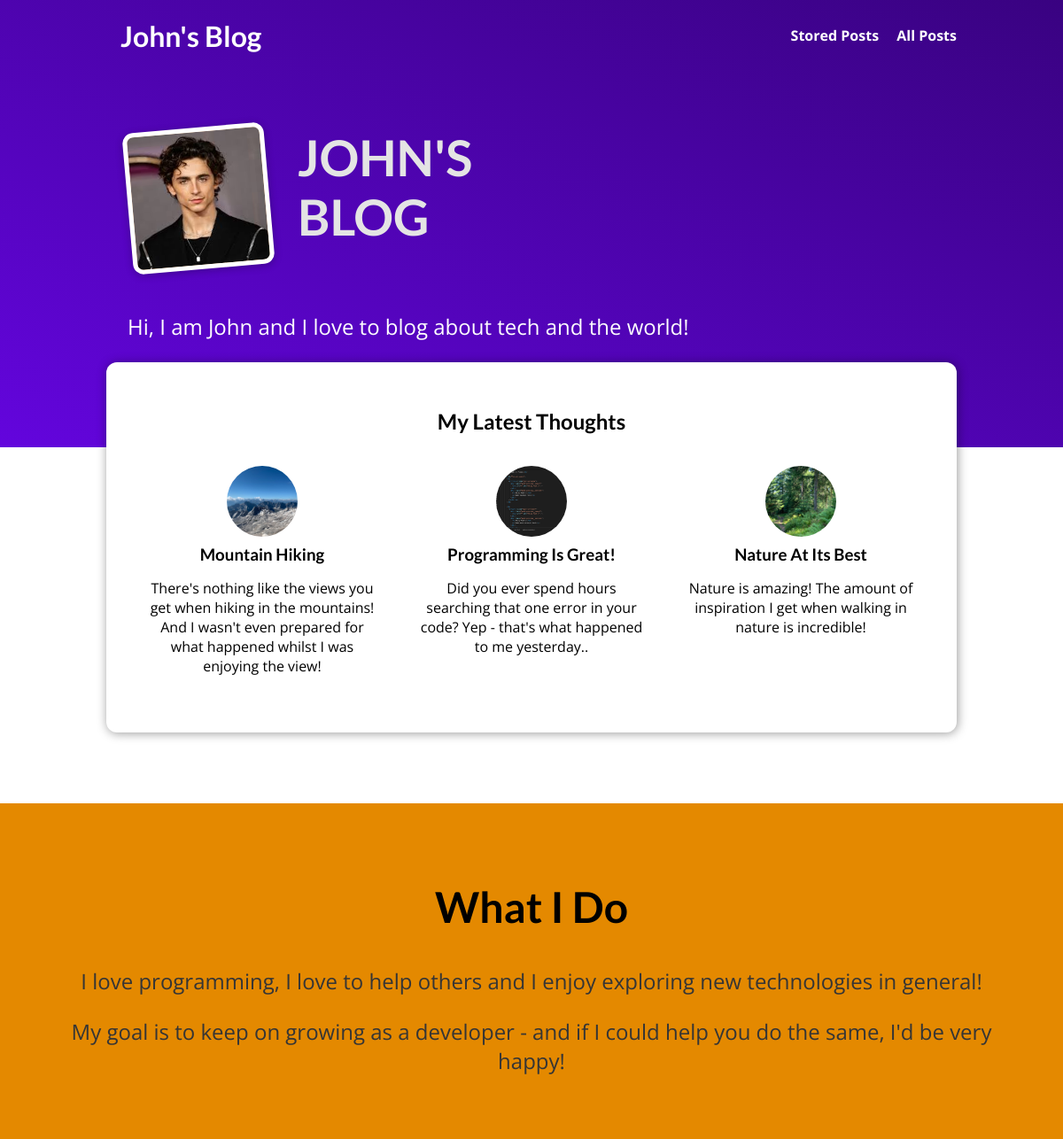
The page / on the database its author committed.
### blog/models.py (models this page shows, shortened)
class Post(models.Model):
    title = models.CharField(max_length=256)
    excerpt = models.CharField(max_length=1024)
    image = models.ImageField(upload_to="posts", null=True)
    date = models.DateField(auto_now=True)
    slug = models.SlugField(unique=True, db_index=True)
    content = models.TextField(validators=[MinLengthValidator(10)])
    author = models.ForeignKey(
        Author, null=True, on_delete=models.SET_NULL, related_name="posts")
    tags = models.ManyToManyField(Tag)

### blog/views.py (the view)
# urls.py: path("", views.StartingPageView.as_view(), name="starting-page"),
class StartingPageView(ListView):
    template_name = "blog/index.html"
    model = Post
    ordering = ["-date"]
    context_object_name = "posts"
    def get_queryset(self):
        queryset = super().get_queryset()
        data = queryset[:3]
        return data

### blog/templates/blog/index.html (shortened to what this page needs)
{% extends "base.html" %}
{% load static %}
{% block css_files %}
  <link rel="stylesheet" href="{% static "blog/post.css" %}">
  <link rel="stylesheet" href="{% static "blog/index.css" %}">
{% endblock css_files %}
{% block content %}
  <section id="welcome">
    <header>
      <img src="{% static "blog/images/TC.jpg" %}" alt="John - The Author Of This Blog">
      <h2>JOHN'S BLOG</h2>
    </header>
      <p>Hi, I am John and I love to blog about tech and the world!</p>
  </section>
  <section id="latest-posts">
    <h2>My Latest Thoughts</h2>
    <ul>
      {% for post in posts %}
        {% include "blog/includes/post.html" %}
      {% endfor %}
    </ul>
  </section>
  <section id="about">
    <h2>What I Do</h2>
    <p>
      I love programming, I love to help others and I enjoy exploring new technologies in general!
    </p>
    <p>
      My goal is to keep on growing as a developer - and if I could help you do the same, I'd be very happy!
    </p>
  </section>
{% endblock content %}

### blog/templates/blog/includes/post.html (shortened to what this page needs)
<li>
    <article class="post">
        <a href="{% url "post-detail-page" post.slug %}">
            <img src="{{ post.image.url }}" alt="{{ post.title }}">
        <div class="post__content">
            <h3>{{ post.title }}</h3>
            <p>
                {{ post.excerpt }}
            </p>
        </div>
        </a>
    </article>
</li>

### static/app.css (style rules this page uses)
* { box-sizing: border-box; }
html { font-family: 'Open Sans', 'Lato', sans-serif; }
body { margin: 0; }
h1, h2, h3 { font-family: 'Lato', sans-serif; font-weight: bold; }

### blog/static/blog/post.css (style rules this page uses)
.post { display: flex; flex-direction: column; align-items: center; text-align: center; }
.post a { text-decoration: none; color: black; transition: all 0.2s ease; padding: 1rem; }
.post img { width: 5rem; height: 5rem; object-fit: cover; border-radius: 50%; }
.post h3 { margin: 0.25rem 0; }

### blog/static/blog/index.css (style rules this page uses)
#welcome { background: linear-gradient(to right top, #6305dd, #390281); padding: 6rem 12%; }
#welcome header { display: flex; align-items: flex-start; margin: 3rem auto; }
#welcome img { width: 10rem; height: 10rem; object-fit: cover; object-position: top; border: 5px solid white; border-radius: 12px; background-color: #ffe1bf; transform: rotateZ(-5deg); box-shadow: 0 2px 8px rgba(0, 0, 0, 0.25); }
#welcome h2 { font-size: 3.5rem; margin: 0 0 0 2rem; color: #e4e4e4; width: 10rem; }
#welcome p { color: white; font-size: 1.5rem; }
#latest-posts { background-color: white; padding: 2rem; border-radius: 12px; width: 60rem; margin: -6rem auto 2rem auto; box-shadow: 1px 1px 12px rgba(0, 0, 0, 0.4); }
#latest-posts h2 { text-align: center; }
#latest-posts ul { list-style: none; margin: 0; padding: 0; display: flex; gap: 1rem; }
#latest-posts li { flex: 1; }
#about { text-align: center; padding: 3rem; background-color: #e48900; margin-top: 5rem; }
#about h2 { font-size: 3rem; }
#about p { font-size: 1.5rem; color: #353535; }

### rows shown on the page
Post: image (picture), title "Mountain Hiking", excerpt "There's nothing like the views you get when hiking in the mountains! And I wasn't even prepared for what happened whilst I was enjoying the view!"
Post: image (picture), title "Programming Is Great!", excerpt "Did you ever spend hours searching that one error in your code? Yep - that's what happened to me yesterday.."
Post: image (picture), title "Nature At Its Best", excerpt "Nature is amazing! The amount of inspiration I get when walking in nature is incredible!"
